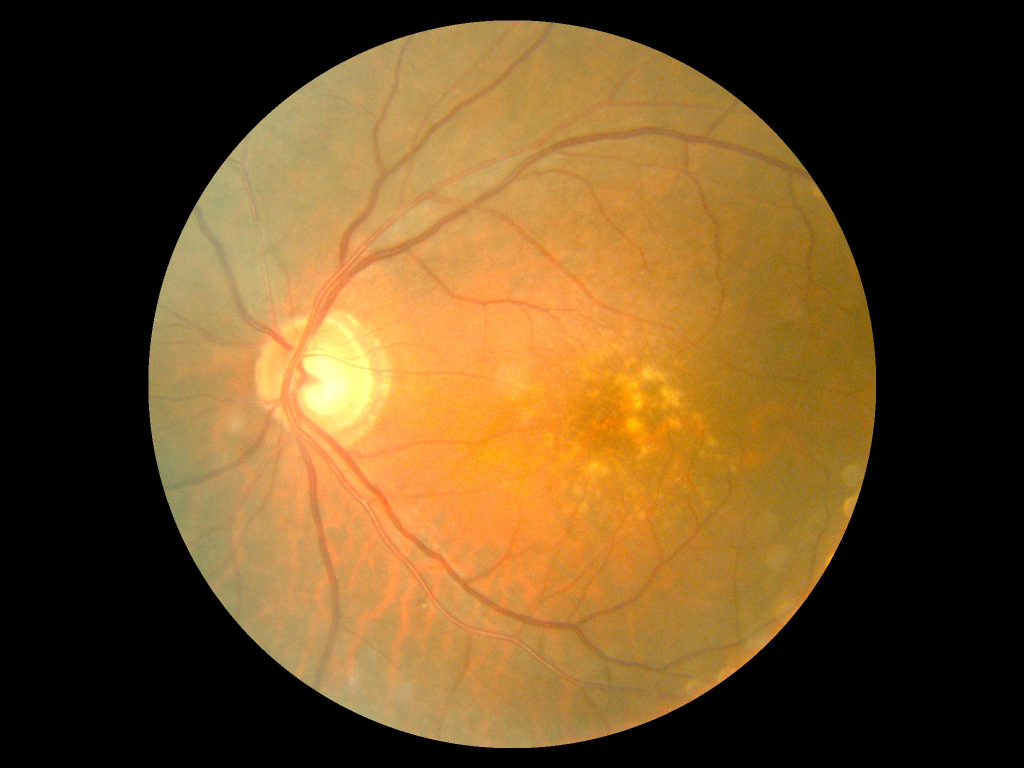
#> input picture segmentation/Implementation_U_Net/DeepLabTest/852_left.jpg, 2048 x 1536 px, given in place of pa.jpg, which was not available (shown at 1/2 size)
$ jupyter execute masking.ipynb
#> lines starting #> are read from the running program, lines starting #| are printed output that depends on the picture; after the words box and inside, x2 and y2 are one past the last pixel; in counts of white or black regions, pixels touching at a corner belong together; pictures that were not available may be replaced by others from this repository, and a replacement may not be noted
[cell 1]
img_name = 'pa.jpg'
mask_name = 'pa_masked.png'
hsv_name = 'pa_hsv.png'

[cell 2]
# AMD
# import the necessary packages
import cv2
import argparse
import PIL.Image
import numpy as np
import matplotlib as plt

#image
im = cv2.imread(img_name)
#> im is the input picture: shape (1536, 2048, 3); mean B, G, R 36.2, 77.3, 106.9
img = cv2.resize(im, (512, 512))
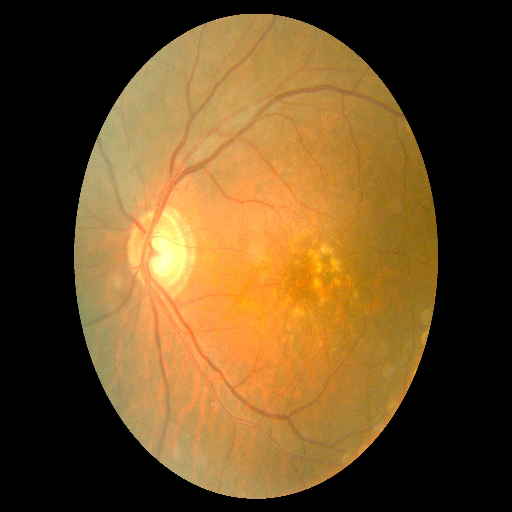
#> img: shape (512, 512, 3); mean B, G, R 36.3, 77.4, 107

# draw filled circle in white on black background as mask
mask = np.zeros_like(img)
mask = cv2.circle(mask, (240, 250), 220, (255, 255, 255), -1)

# apply mask to image
result = cv2.bitwise_and(img, mask)
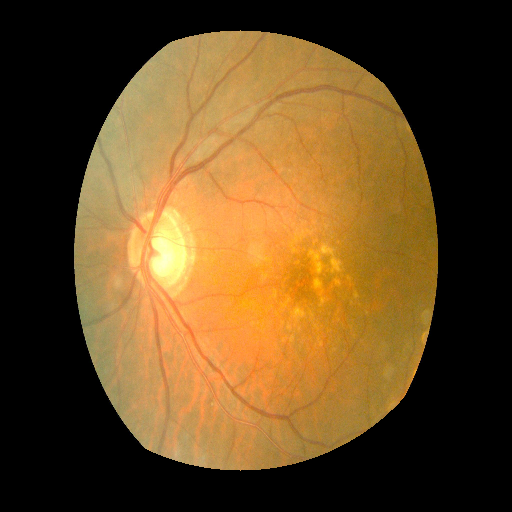
#> result: shape (512, 512, 3); mean B, G, R 33.9, 73.1, 101.4

# save results
cv2.imwrite(mask_name, result)

cv2.imshow('image', im) # show original image
cv2.imshow('mask', mask) # show masked image
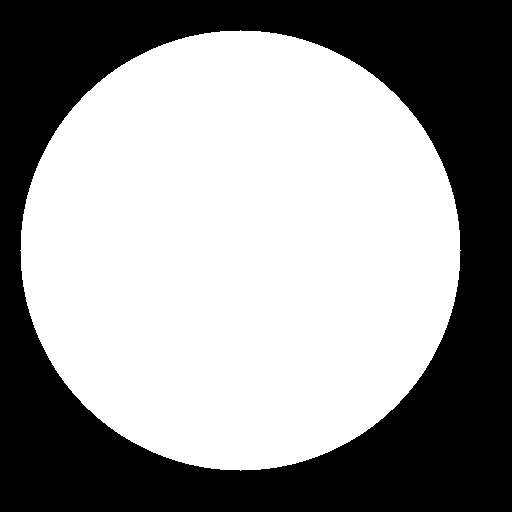
#> window 'mask': shape (512, 512, 3); 58% white; 1 black region, box (x1, y1, x2, y2) and area: (0, 0, 512, 512) 110131
cv2.imshow('masked image', result) # show image with mask
cv2.waitKey(0)
cv2.destroyAllWindows()


red_image = PIL.Image.open(mask_name) #Create a PIL.Image object.
red_image_rgb = red_image.convert("RGB") #Convert to RGB colorspace.
rgb_pixel_value = red_image_rgb.getpixel((391, 236)) #Get color from (x, y) coordinates AMD
#> rgb_pixel_value = (150, 114, 39)

# rgb colors
r = rgb_pixel_value[0]
#> r = 150
g = rgb_pixel_value[1]
#> g = 114
b = rgb_pixel_value[2]
#> b = 39

#bgr to hsv
color = np.uint8([[[r, g, b]]])
#> color = [[150, 114, 39]]
hsv_green = cv2.cvtColor(color, cv2.COLOR_BGR2HSV)
#> hsv_green = [[100, 189, 150]]

# hsv color
h = hsv_green[0][0][0]
#> h = 100
s = hsv_green[0][0][1]
#> s = 189
v = hsv_green[0][0][2]
#> v = 150

$ run again, on segmentation/Implementation_U_Net/DeepLabTest/888_left.jpg
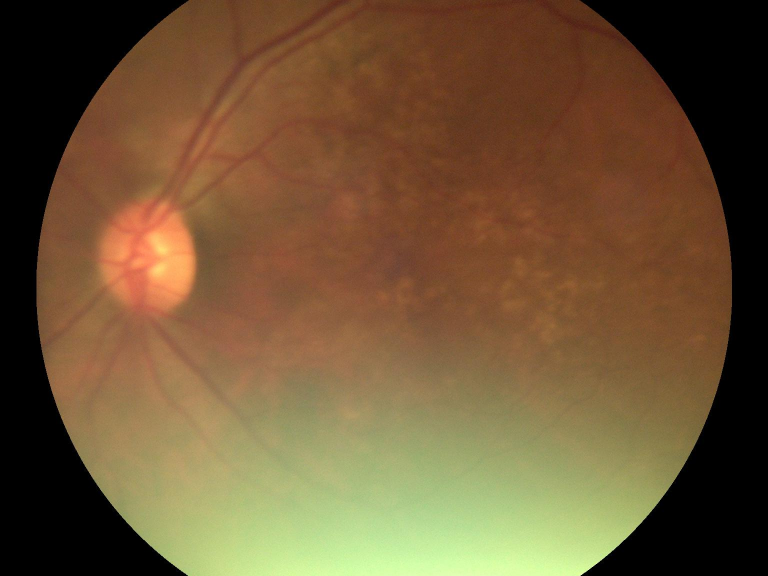
#> input picture segmentation/Implementation_U_Net/DeepLabTest/888_left.jpg, 1536 x 1152 px, given in place of pa.jpg, which was not available (shown at 1/2 size)
#> im is the input picture: shape (1152, 1536, 3); mean B, G, R 54, 85.9, 110.7
#> `img = cv2.resize(im, (512, 512))`:
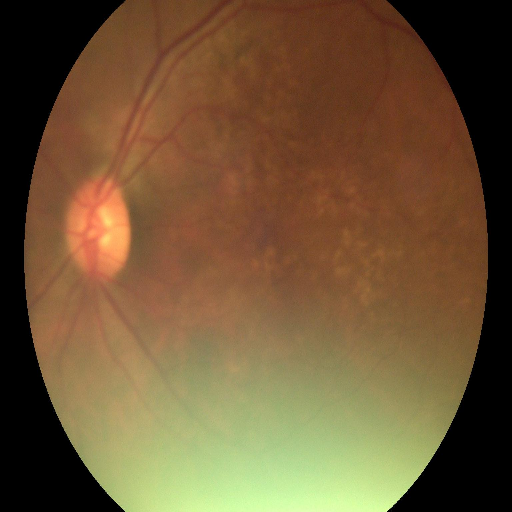
#> img: shape (512, 512, 3); mean B, G, R 54, 85.9, 110.8
#> `result = cv2.bitwise_and(img, mask)`:
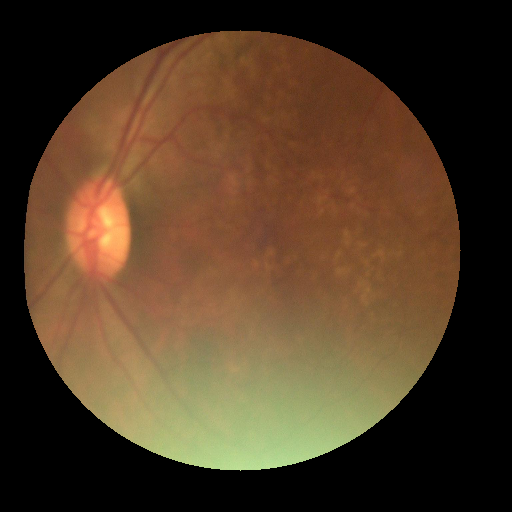
#> result: shape (512, 512, 3); mean B, G, R 37.5, 59.4, 81
#> rgb_pixel_value = (123, 79, 44)
#> r = 123
#> g = 79
#> b = 44
#> color = [[123, 79, 44]]
#> hsv_green = [[107, 164, 123]]
#> h = 107
#> s = 164
#> v = 123
